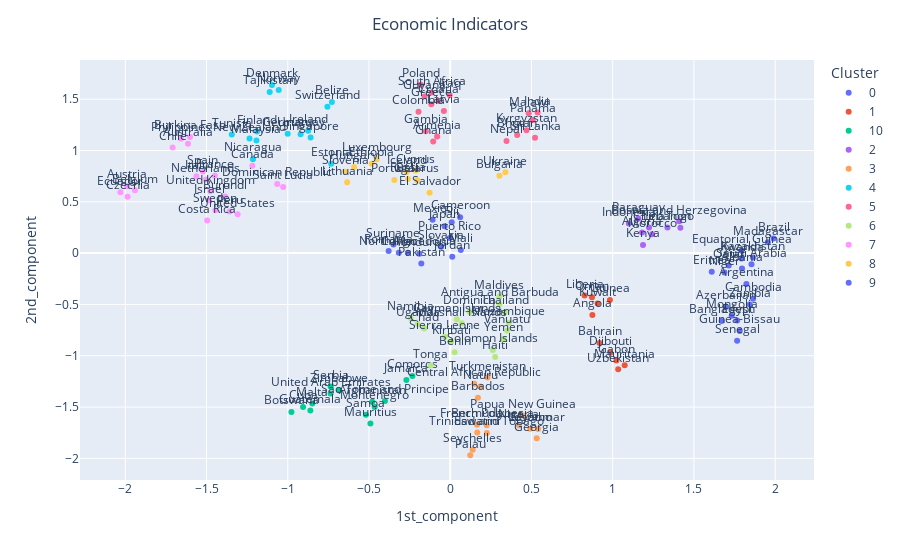
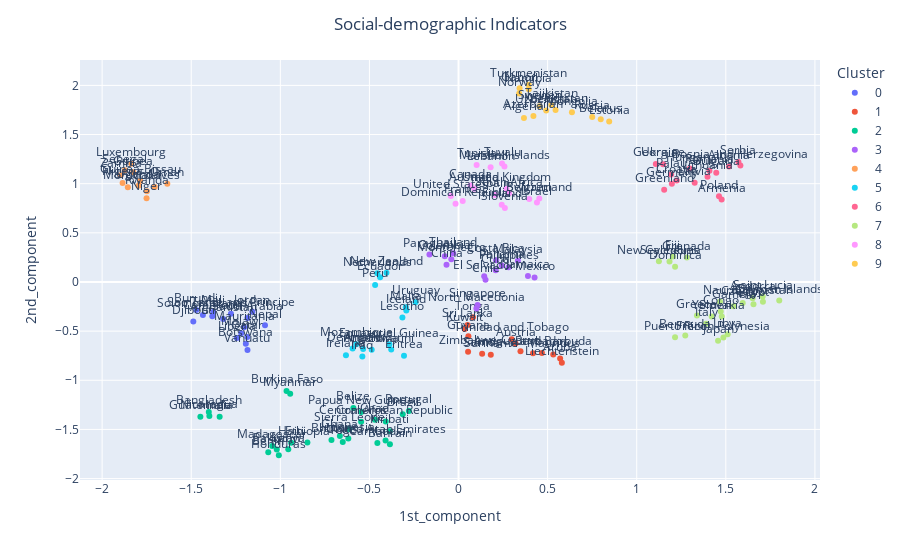
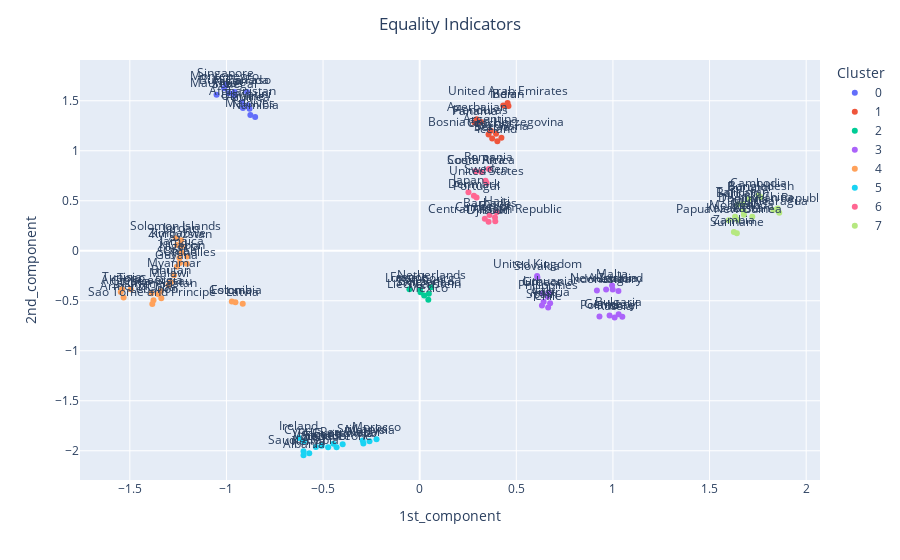
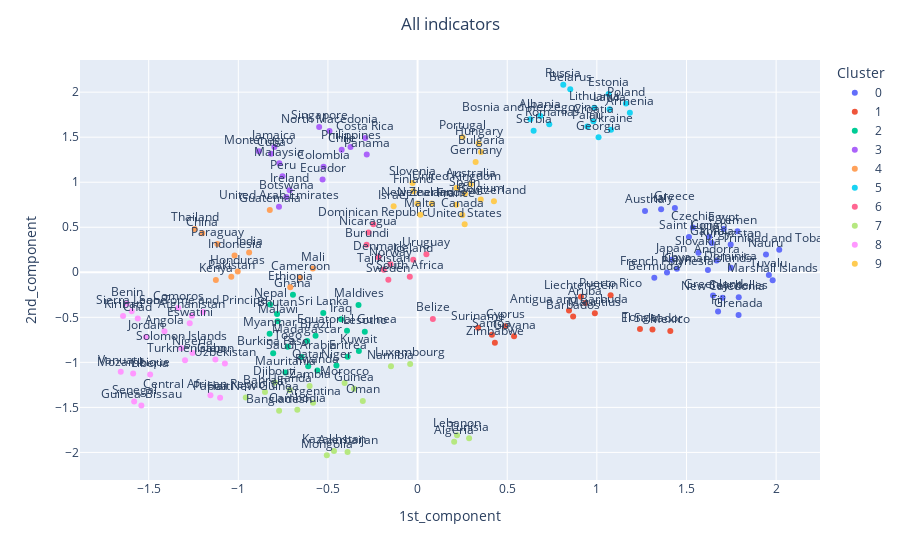

Write notebook code for charts like these, in order.
### Code cell
for ind in ind_dict:
    df_norm = df_dict[ind]

    # Apply the TSNE chosen for that indicator
    df_tsne = pd.DataFrame(tsne_dict[ind].fit_transform(df_norm))

    # Scale the result
    scaled_df = pd.DataFrame(StandardScaler().fit_transform(df_tsne), index = df_norm.index, columns = [col_1comp, col_2comp])
    
    # Apply Affinity Propagation
    affinity = afprop_dict[ind].fit(scaled_df)

    # Update the DataFrame with the resulting Cluster labels
    labels_affinity = affinity.labels_
    df_dict[ind].loc[:, col_cluster] = labels_affinity
    scaled_df[col_cluster] = labels_affinity
    scaled_df[col_cluster] = scaled_df[col_cluster].astype(str)

    # Show the resulting chart
    fig = px.scatter(scaled_df, x = col_1comp, y = col_2comp, text = scaled_df.index, size_max=100, color=col_cluster, category_orders={col_cluster: sort(list(set(scaled_df.loc[:, col_cluster])))})
    fig.update_layout(title_text=ind, title_x=0.5)
    fig.update_traces(textposition='top center')
    fig.show()

### Figure 1 — Plotly figure (JSON) as saved in the notebook; plotly's stock layout.template omitted (floating-point values rounded to 4 significant figures)
{"data": [{"hovertemplate": "Cluster=0<br>1st_component=%{x}<br>2nd_component=%{y}<br>Country=%{text}<extra></extra>", "legendgroup": "0", "marker": {"color": "#636efa", "symbol": "circle"}, "mode": "markers+text", "name": "0", "orientation": "v", "showlegend": true, "text": ["Albania", "Argentina", "Azerbaijan", "Bangladesh", "Brazil", "Cambodia", "Egypt", "Equatorial Guinea", "Eritrea", "Guinea-Bissau", "Kazakhstan", "Madagascar", "Mongolia", "Niger", "Qatar", "Rwanda", "Saudi Arabia", "Senegal", "Zambia"], "textposition": "top center", "type": "scatter", "x": [1.796, 1.823, 1.699, 1.671, 1.99, 1.864, 1.766, 1.793, 1.61, 1.782, 1.864, 1.955, 1.733, 1.688, 1.714, 1.793, 1.854, 1.766, 1.843], "xaxis": "x", "y": [-0.1499, -0.3021, -0.5232, -0.6616, 0.1436, -0.4443, -0.6577, 0.0229, -0.181, -0.7589, -0.04212, 0.1051, -0.6106, -0.19, -0.12, -0.05141, -0.1091, -0.8531, -0.4996], "yaxis": "y"}, {"hovertemplate": "Cluster=1<br>1st_component=%{x}<br>2nd_component=%{y}<br>Country=%{text}<extra></extra>", "legendgroup": "1", "marker": {"color": "#EF553B", "symbol": "circle"}, "mode": "markers+text", "name": "1", "orientation": "v", "showlegend": true, "text": ["Angola", "Bahrain", "Djibouti", "Gabon", "Guinea", "Kuwait", "Liberia", "Mauritania", "Oman", "Uzbekistan"], "textposition": "top center", "type": "scatter", "x": [0.8751, 0.9189, 0.9857, 1.022, 0.9829, 0.9069, 0.8267, 1.074, 0.8726, 1.034], "xaxis": "x", "y": [-0.6033, -0.8759, -0.9707, -1.045, -0.4572, -0.4917, -0.4134, -1.093, -0.431, -1.133], "yaxis": "y"}, {"hovertemplate": "Cluster=10<br>1st_component=%{x}<br>2nd_component=%{y}<br>Country=%{text}<extra></extra>", "legendgroup": "10", "marker": {"color": "#00cc96", "symbol": "circle"}, "mode": "markers+text", "name": "10", "orientation": "v", "showlegend": true, "text": ["Afghanistan", "Botswana", "Comoros", "Cuba", "Guatemala", "Jamaica", "Malta", "Mauritius", "Montenegro", "Samoa", "Sao Tome and Principe", "Serbia", "United Arab Emirates", "Zimbabwe"], "textposition": "top center", "type": "scatter", "x": [-0.4797, -0.9773, -0.2325, -0.9057, -0.8609, -0.2697, -0.8486, -0.491, -0.4649, -0.5191, -0.4018, -0.7358, -0.7363, -0.6843], "xaxis": "x", "y": [-1.449, -1.548, -1.198, -1.499, -1.534, -1.237, -1.465, -1.66, -1.499, -1.575, -1.441, -1.299, -1.369, -1.335], "yaxis": "y"}, {"hovertemplate": "Cluster=2<br>1st_component=%{x}<br>2nd_component=%{y}<br>Country=%{text}<extra></extra>", "legendgroup": "2", "marker": {"color": "#ab63fa", "symbol": "circle"}, "mode": "markers+text", "name": "2", "orientation": "v", "showlegend": true, "text": ["Algeria", "Bosnia and Herzegovina", "China", "Indonesia", "Kenya", "Lebanon", "Morocco", "Paraguay", "Togo"], "textposition": "top center", "type": "scatter", "x": [1.181, 1.409, 1.223, 1.099, 1.187, 1.337, 1.243, 1.157, 1.417], "xaxis": "x", "y": [0.2003, 0.3094, 0.2489, 0.289, 0.07892, 0.2508, 0.1838, 0.3384, 0.2478], "yaxis": "y"}, {"hovertemplate": "Cluster=3<br>1st_component=%{x}<br>2nd_component=%{y}<br>Country=%{text}<extra></extra>", "legendgroup": "3", "marker": {"color": "#FFA15A", "symbol": "circle"}, "mode": "markers+text", "name": "3", "orientation": "v", "showlegend": true, "text": ["Barbados", "Bermuda", "Central African Republic", "Eswatini", "French Polynesia", "Georgia", "Lesotho", "Myanmar", "Nauru", "Nigeria", "Palau", "Papua New Guinea", "Seychelles", "Trinidad and Tobago", "Turkmenistan"], "textposition": "top center", "type": "scatter", "x": [0.1705, 0.1652, 0.1476, 0.1665, 0.2245, 0.5325, 0.4929, 0.5411, 0.1854, 0.4232, 0.1233, 0.4455, 0.1385, 0.2257, 0.2301], "xaxis": "x", "y": [-1.409, -1.673, -1.272, -1.749, -1.676, -1.805, -1.711, -1.713, -1.3, -1.68, -1.97, -1.583, -1.915, -1.752, -1.212], "yaxis": "y"}, {"hovertemplate": "Cluster=4<br>1st_component=%{x}<br>2nd_component=%{y}<br>Country=%{text}<extra></extra>", "legendgroup": "4", "marker": {"color": "#19d3f3", "symbol": "circle"}, "mode": "markers+text", "name": "4", "orientation": "v", "showlegend": true, "text": ["Belize", "Denmark", "Estonia", "Finland", "Germany", "Ireland", "Malaysia", "New Zealand", "Nicaragua", "Norway", "Singapore", "Switzerland", "Tajikistan", "Tunisia", "Uruguay"], "textposition": "top center", "type": "scatter", "x": [-0.7282, -1.097, -0.733, -1.189, -1.0, -0.8743, -1.193, -1.235, -1.214, -1.056, -0.8593, -0.7559, -1.111, -1.344, -0.9209], "xaxis": "x", "y": [1.473, 1.637, 0.8705, 1.186, 1.163, 1.192, 1.098, 1.118, 0.9157, 1.59, 1.126, 1.427, 1.57, 1.156, 1.158], "yaxis": "y"}, {"hovertemplate": "Cluster=5<br>1st_component=%{x}<br>2nd_component=%{y}<br>Country=%{text}<extra></extra>", "legendgroup": "5", "marker": {"color": "#FF6692", "symbol": "circle"}, "mode": "markers+text", "name": "5", "orientation": "v", "showlegend": true, "text": ["Armenia", "Bhutan", "Colombia", "Croatia", "Gambia", "Ghana", "Greece", "Guyana", "India", "Iraq", "Kyrgyzstan", "Latvia", "Malawi", "Nepal", "Panama", "Poland", "South Africa", "Sri Lanka"], "textposition": "top center", "type": "scatter", "x": [-0.08063, 0.412, -0.1952, -0.07236, -0.1502, -0.1049, -0.1161, -0.1578, 0.5379, -0.003462, 0.4694, -0.03896, 0.4829, 0.3463, 0.508, -0.1813, -0.1152, 0.522], "xaxis": "x", "y": [1.137, 1.152, 1.377, 1.482, 1.188, 1.089, 1.451, 1.526, 1.369, 1.54, 1.198, 1.384, 1.363, 1.093, 1.297, 1.641, 1.566, 1.124], "yaxis": "y"}, {"hovertemplate": "Cluster=6<br>1st_component=%{x}<br>2nd_component=%{y}<br>Country=%{text}<extra></extra>", "legendgroup": "6", "marker": {"color": "#B6E880", "symbol": "circle"}, "mode": "markers+text", "name": "6", "orientation": "v", "showlegend": true, "text": ["Antigua and Barbuda", "Benin", "Cayman Islands", "Chad", "Dominica", "Haiti", "Kiribati", "Maldives", "Marshall Islands", "Mozambique", "Namibia", "Sierra Leone", "Solomon Islands", "Thailand", "Tonga", "Uganda", "Vanuatu", "Yemen"], "textposition": "top center", "type": "scatter", "x": [0.3037, 0.02703, 0.04042, -0.1596, 0.1196, 0.2766, 0.005544, 0.3024, 0.07127, 0.3609, -0.2438, -0.0329, 0.2626, 0.3357, -0.1195, -0.2012, 0.3497, 0.3286], "xaxis": "x", "y": [-0.4977, -0.9667, -0.6448, -0.7356, -0.5733, -1.012, -0.8619, -0.4232, -0.6842, -0.6797, -0.6313, -0.8151, -0.9451, -0.5754, -1.095, -0.6917, -0.7572, -0.8333], "yaxis": "y"}, {"hovertemplate": "Cluster=7<br>1st_component=%{x}<br>2nd_component=%{y}<br>Country=%{text}<extra></extra>", "legendgroup": "7", "marker": {"color": "#FF97FF", "symbol": "circle"}, "mode": "markers+text", "name": "7", "orientation": "v", "showlegend": true, "text": ["Australia", "Austria", "Belgium", "Burkina Faso", "Burundi", "Canada", "Chile", "Costa Rica", "Czechia", "Dominican Republic", "Ecuador", "France", "Israel", "Italy", "Netherlands", "Peru", "Philippines", "Saint Lucia", "Spain", "Sweden", "United Kingdom", "United States"], "textposition": "top center", "type": "scatter", "x": [-1.614, -1.989, -1.941, -1.601, -1.385, -1.218, -1.709, -1.496, -1.986, -1.065, -2.03, -1.449, -1.484, -1.562, -1.503, -1.358, -1.657, -1.028, -1.522, -1.446, -1.476, -1.308], "xaxis": "x", "y": [1.066, 0.6517, 0.6121, 1.131, 0.5519, 0.8503, 1.028, 0.3174, 0.5484, 0.6737, 0.5929, 0.7549, 0.5121, 0.7487, 0.7186, 0.4053, 1.114, 0.6438, 0.7944, 0.4179, 0.6019, 0.3782], "yaxis": "y"}, {"hovertemplate": "Cluster=8<br>1st_component=%{x}<br>2nd_component=%{y}<br>Country=%{text}<extra></extra>", "legendgroup": "8", "marker": {"color": "#FECB52", "symbol": "circle"}, "mode": "markers+text", "name": "8", "orientation": "v", "showlegend": true, "text": ["Belarus", "Bulgaria", "Cyprus", "El Salvador", "Ethiopia", "Hungary", "Iceland", "Lithuania", "Luxembourg", "Portugal", "Russia", "Slovenia", "Ukraine"], "textposition": "top center", "type": "scatter", "x": [-0.2042, 0.3025, -0.2119, -0.1269, -0.4842, -0.5915, -0.2671, -0.6343, -0.452, -0.3439, -0.26, -0.647, 0.3395], "xaxis": "x", "y": [0.7103, 0.7548, 0.8057, 0.5879, 0.8704, 0.8395, 0.794, 0.6898, 0.9149, 0.7133, 0.7229, 0.7937, 0.787], "yaxis": "y"}, {"hovertemplate": "Cluster=9<br>1st_component=%{x}<br>2nd_component=%{y}<br>Country=%{text}<extra></extra>", "legendgroup": "9", "marker": {"color": "#636efa", "symbol": "circle"}, "mode": "markers+text", "name": "9", "orientation": "v", "showlegend": true, "text": ["Cameroon", "Congo", "Fiji", "Honduras", "Japan", "Jordan", "Mali", "Mexico", "North Macedonia", "Pakistan", "Puerto Rico", "Romania", "Slovakia", "Suriname"], "textposition": "top center", "type": "scatter", "x": [0.06102, -0.3163, 0.009055, -0.19, -0.03435, 0.01252, 0.06513, -0.1085, -0.261, -0.1778, -0.002241, -0.3793, -0.05526, -0.3492], "xaxis": "x", "y": [0.3499, 0.003354, 0.3, -0.006577, 0.2624, -0.03423, 0.03145, 0.3243, 0.003147, -0.1018, 0.1474, 0.02133, 0.0623, 0.08441], "yaxis": "y"}], "layout": {"legend": {"title": {"text": "Cluster"}, "tracegroupgap": 0}, "margin": {"t": 60}, "title": {"text": "Economic Indicators", "x": 0.5}, "xaxis": {"anchor": "y", "domain": [0, 1], "title": {"text": "1st_component"}}, "yaxis": {"anchor": "x", "domain": [0, 1], "title": {"text": "2nd_component"}}}}

### Figure 2 — Plotly figure (JSON) as saved in the notebook; plotly's stock layout.template omitted (floating-point values rounded to 4 significant figures)
{"data": [{"hovertemplate": "Cluster=0<br>1st_component=%{x}<br>2nd_component=%{y}<br>Country=%{text}<extra></extra>", "legendgroup": "0", "marker": {"color": "#636efa", "symbol": "circle"}, "mode": "markers+text", "name": "0", "orientation": "v", "showlegend": true, "text": ["Afghanistan", "Botswana", "Burundi", "Cameroon", "Djibouti", "Jordan", "Liberia", "Malawi", "Mali", "Mauritania", "Nepal", "Qatar", "Sao Tome and Principe", "Saudi Arabia", "Solomon Islands", "Vanuatu"], "textposition": "top center", "type": "scatter", "x": [-1.321, -1.194, -1.472, -1.382, -1.488, -1.157, -1.244, -1.22, -1.376, -1.204, -1.086, -1.185, -1.277, -1.185, -1.434, -1.184], "xaxis": "x", "y": [-0.3758, -0.6281, -0.2847, -0.3498, -0.4012, -0.3024, -0.569, -0.521, -0.3046, -0.4615, -0.4414, -0.5607, -0.3236, -0.3675, -0.3367, -0.6925], "yaxis": "y"}, {"hovertemplate": "Cluster=1<br>1st_component=%{x}<br>2nd_component=%{y}<br>Country=%{text}<extra></extra>", "legendgroup": "1", "marker": {"color": "#EF553B", "symbol": "circle"}, "mode": "markers+text", "name": "1", "orientation": "v", "showlegend": true, "text": ["Antigua and Barbuda", "Aruba", "Austria", "Barbados", "Cyprus", "Guyana", "Kuwait", "Liechtenstein", "Mauritius", "Samoa", "Sri Lanka", "Suriname", "Tonga", "Trinidad and Tobago", "Zimbabwe"], "textposition": "top center", "type": "scatter", "x": [0.418, 0.5701, 0.3198, 0.4681, 0.3478, 0.05536, 0.0343, 0.58, 0.5316, 0.1325, 0.05045, 0.1811, 0.08104, 0.2985, 0.05368], "xaxis": "x", "y": [-0.724, -0.7782, -0.6271, -0.7237, -0.7049, -0.5524, -0.4788, -0.8205, -0.7385, -0.7314, -0.4369, -0.7414, -0.3599, -0.5817, -0.7094], "yaxis": "y"}, {"hovertemplate": "Cluster=2<br>1st_component=%{x}<br>2nd_component=%{y}<br>Country=%{text}<extra></extra>", "legendgroup": "2", "marker": {"color": "#00cc96", "symbol": "circle"}, "mode": "markers+text", "name": "2", "orientation": "v", "showlegend": true, "text": ["Bahrain", "Bangladesh", "Belize", "Benin", "Bhutan", "Brazil", "Burkina Faso", "Cambodia", "Central African Republic", "Chad", "Comoros", "Ethiopia", "Ghana", "Guatemala", "Haiti", "Honduras", "India", "Indonesia", "Kenya", "Kiribati", "Madagascar", "Myanmar", "Nicaragua", "Pakistan", "Papua New Guinea", "Portugal", "Sierra Leone", "Togo", "United Arab Emirates"], "textposition": "top center", "type": "scatter", "x": [-0.385, -1.401, -0.5901, -1.068, -0.713, -0.3132, -0.9649, -0.4555, -0.4087, -0.4691, -0.5465, -0.8481, -0.6659, -1.449, -0.939, -1.008, -1.34, -0.6185, -0.9553, -0.3863, -1.045, -0.9446, -1.398, -1.02, -0.5461, -0.2784, -0.6131, -0.6496, -0.4095], "xaxis": "x", "y": [-1.652, -1.323, -1.281, -1.733, -1.607, -1.344, -1.109, -1.638, -1.418, -1.401, -1.422, -1.633, -1.568, -1.372, -1.634, -1.763, -1.37, -1.591, -1.702, -1.518, -1.667, -1.136, -1.364, -1.703, -1.322, -1.312, -1.498, -1.629, -1.612], "yaxis": "y"}, {"hovertemplate": "Cluster=3<br>1st_component=%{x}<br>2nd_component=%{y}<br>Country=%{text}<extra></extra>", "legendgroup": "3", "marker": {"color": "#ab63fa", "symbol": "circle"}, "mode": "markers+text", "name": "3", "orientation": "v", "showlegend": true, "text": ["Chile", "China", "Colombia", "Costa Rica", "Cuba", "El Salvador", "Jamaica", "Malaysia", "Mexico", "Montenegro", "North Macedonia", "Panama", "Paraguay", "Philippines", "Singapore", "Thailand"], "textposition": "top center", "type": "scatter", "x": [0.1515, -0.06743, -0.07732, 0.211, 0.2086, 0.1442, 0.3897, 0.3331, 0.4267, -0.04033, 0.1005, 0.2428, -0.1632, 0.2808, 0.1068, -0.03017], "xaxis": "x", "y": [0.02237, 0.1745, 0.261, 0.2219, 0.119, 0.05757, 0.05977, 0.2153, 0.04493, 0.2324, -0.2691, 0.1671, 0.2798, 0.1508, -0.235, 0.2915], "yaxis": "y"}, {"hovertemplate": "Cluster=4<br>1st_component=%{x}<br>2nd_component=%{y}<br>Country=%{text}<extra></extra>", "legendgroup": "4", "marker": {"color": "#FFA15A", "symbol": "circle"}, "mode": "markers+text", "name": "4", "orientation": "v", "showlegend": true, "text": ["Guinea", "Guinea-Bissau", "Luxembourg", "Maldives", "Morocco", "Niger", "Nigeria", "Oman", "Rwanda", "Senegal", "Uganda", "Zambia"], "textposition": "top center", "type": "scatter", "x": [-1.825, -1.787, -1.835, -1.705, -1.856, -1.751, -1.885, -1.634, -1.749, -1.873, -1.796, -1.896], "xaxis": "x", "y": [1.115, 1.027, 1.202, 0.9657, 0.9643, 0.852, 1.006, 0.999, 0.9228, 1.135, 0.9798, 1.087], "yaxis": "y"}, {"hovertemplate": "Cluster=5<br>1st_component=%{x}<br>2nd_component=%{y}<br>Country=%{text}<extra></extra>", "legendgroup": "5", "marker": {"color": "#19d3f3", "symbol": "circle"}, "mode": "markers+text", "name": "5", "orientation": "v", "showlegend": true, "text": ["Angola", "Argentina", "Denmark", "Ecuador", "Equatorial Guinea", "Eritrea", "Eswatini", "Iceland", "Iraq", "Ireland", "Lesotho", "Malta", "Mozambique", "Netherlands", "New Zealand", "Peru", "Uruguay"], "textposition": "top center", "type": "scatter", "x": [-0.5353, -0.4872, -0.5942, -0.4401, -0.3875, -0.306, -0.3777, -0.293, -0.5397, -0.6317, -0.3149, -0.2959, -0.5736, -0.4558, -0.4045, -0.4681, -0.2412], "xaxis": "x", "y": [-0.6816, -0.689, -0.6771, 0.04725, -0.634, -0.7496, -0.6881, -0.2911, -0.7582, -0.7452, -0.3619, -0.2575, -0.6331, 0.08856, 0.09301, -0.03007, -0.2061], "yaxis": "y"}, {"hovertemplate": "Cluster=6<br>1st_component=%{x}<br>2nd_component=%{y}<br>Country=%{text}<extra></extra>", "legendgroup": "6", "marker": {"color": "#FF6692", "symbol": "circle"}, "mode": "markers+text", "name": "6", "orientation": "v", "showlegend": true, "text": ["Albania", "Armenia", "Bosnia and Herzegovina", "Bulgaria", "Croatia", "Georgia", "Germany", "Greenland", "Hungary", "Latvia", "Lithuania", "Palau", "Poland", "Romania", "Serbia", "Ukraine"], "textposition": "top center", "type": "scatter", "x": [1.518, 1.476, 1.582, 1.446, 1.225, 1.107, 1.197, 1.154, 1.298, 1.325, 1.397, 1.193, 1.462, 1.408, 1.571, 1.148], "xaxis": "x", "y": [1.176, 0.8398, 1.184, 1.112, 1.032, 1.201, 0.9999, 0.938, 1.153, 1.01, 1.07, 1.092, 0.8714, 1.132, 1.222, 1.198], "yaxis": "y"}, {"hovertemplate": "Cluster=7<br>1st_component=%{x}<br>2nd_component=%{y}<br>Country=%{text}<extra></extra>", "legendgroup": "7", "marker": {"color": "#B6E880", "symbol": "circle"}, "mode": "markers+text", "name": "7", "orientation": "v", "showlegend": true, "text": ["Andorra", "Bermuda", "Cayman Islands", "Congo", "Czechia", "Dominica", "Egypt", "Fiji", "French Polynesia", "Gambia", "Greece", "Grenada", "Italy", "Japan", "Kyrgyzstan", "Libya", "Nauru", "New Caledonia", "Puerto Rico", "Saint Lucia", "Seychelles", "Slovakia", "Yemen"], "textposition": "top center", "type": "scatter", "x": [1.65, 1.273, 1.8, 1.472, 1.595, 1.215, 1.655, 1.203, 1.487, 1.543, 1.338, 1.281, 1.39, 1.457, 1.708, 1.511, 1.467, 1.125, 1.215, 1.707, 1.184, 1.477, 1.421], "xaxis": "x", "y": [-0.1649, -0.5434, -0.1874, -0.301, -0.2133, 0.1545, -0.2263, 0.26, -0.5659, -0.2467, -0.3401, 0.2499, -0.4238, -0.5989, -0.2019, -0.5323, -0.2022, 0.2103, -0.5631, -0.1466, 0.2079, -0.3503, -0.3522], "yaxis": "y"}, {"hovertemplate": "Cluster=8<br>1st_component=%{x}<br>2nd_component=%{y}<br>Country=%{text}<extra></extra>", "legendgroup": "8", "marker": {"color": "#FF97FF", "symbol": "circle"}, "mode": "markers+text", "name": "8", "orientation": "v", "showlegend": true, "text": ["Australia", "Belgium", "Canada", "Dominican Republic", "Finland", "France", "Israel", "Lebanon", "Marshall Islands", "Slovenia", "South Africa", "Spain", "Switzerland", "Tunisia", "Tuvalu", "United Kingdom", "United States"], "textposition": "top center", "type": "scatter", "x": [0.08941, 0.397, 0.06801, -0.01674, 0.2426, 0.02351, 0.4401, 0.1801, 0.2577, 0.26, 0.284, 0.2043, 0.4534, 0.1016, 0.2442, 0.2685, -0.04319], "xaxis": "x", "y": [0.9488, 0.8432, 0.9818, 0.7967, 0.7856, 0.825, 0.809, 1.166, 1.174, 0.7536, 0.9019, 0.885, 0.8499, 1.189, 1.205, 0.9477, 0.874], "yaxis": "y"}, {"hovertemplate": "Cluster=9<br>1st_component=%{x}<br>2nd_component=%{y}<br>Country=%{text}<extra></extra>", "legendgroup": "9", "marker": {"color": "#FECB52", "symbol": "circle"}, "mode": "markers+text", "name": "9", "orientation": "v", "showlegend": true, "text": ["Algeria", "Azerbaijan", "Belarus", "Estonia", "Gabon", "Kazakhstan", "Mongolia", "Namibia", "Norway", "Russia", "Sweden", "Tajikistan", "Turkmenistan", "Uzbekistan"], "textposition": "top center", "type": "scatter", "x": [0.3672, 0.4203, 0.7981, 0.8455, 0.3427, 0.5445, 0.6366, 0.3943, 0.3403, 0.7505, 0.4554, 0.5206, 0.3937, 0.4919], "xaxis": "x", "y": [1.668, 1.688, 1.655, 1.632, 1.97, 1.75, 1.726, 1.96, 1.917, 1.677, 1.788, 1.801, 2.006, 1.746], "yaxis": "y"}], "layout": {"legend": {"title": {"text": "Cluster"}, "tracegroupgap": 0}, "margin": {"t": 60}, "title": {"text": "Social-demographic Indicators", "x": 0.5}, "xaxis": {"anchor": "y", "domain": [0, 1], "title": {"text": "1st_component"}}, "yaxis": {"anchor": "x", "domain": [0, 1], "title": {"text": "2nd_component"}}}}

### Figure 3 — Plotly figure (JSON) as saved in the notebook; plotly's stock layout.template omitted (floating-point values rounded to 4 significant figures)
{"data": [{"hovertemplate": "Cluster=0<br>1st_component=%{x}<br>2nd_component=%{y}<br>Country=%{text}<extra></extra>", "legendgroup": "0", "marker": {"color": "#636efa", "symbol": "circle"}, "mode": "markers+text", "name": "0", "orientation": "v", "showlegend": true, "text": ["Afghanistan", "Burkina Faso", "Canada", "Eswatini", "Guinea", "Maldives", "Mauritius", "Montenegro", "Namibia", "Niger", "Senegal", "Singapore", "Ukraine"], "textposition": "top center", "type": "scatter", "x": [-0.9183, -0.9576, -0.8934, -0.8881, -0.8804, -0.8762, -1.051, -1.012, -0.8514, -0.988, -0.9586, -1.004, -0.9147], "xaxis": "x", "y": [1.485, 1.586, 1.589, 1.455, 1.42, 1.359, 1.56, 1.625, 1.337, 1.575, 1.551, 1.66, 1.427], "yaxis": "y"}, {"hovertemplate": "Cluster=1<br>1st_component=%{x}<br>2nd_component=%{y}<br>Country=%{text}<extra></extra>", "legendgroup": "1", "marker": {"color": "#EF553B", "symbol": "circle"}, "mode": "markers+text", "name": "1", "orientation": "v", "showlegend": true, "text": ["Argentina", "Azerbaijan", "Benin", "Bosnia and Herzegovina", "Botswana", "Czechia", "Honduras", "Iceland", "India", "Panama", "Serbia", "United Arab Emirates"], "textposition": "top center", "type": "scatter", "x": [0.3681, 0.2953, 0.4595, 0.3951, 0.4229, 0.3563, 0.3172, 0.4019, 0.4324, 0.2841, 0.3752, 0.4549], "xaxis": "x", "y": [1.199, 1.316, 1.448, 1.17, 1.13, 1.162, 1.287, 1.096, 1.452, 1.283, 1.122, 1.478], "yaxis": "y"}, {"hovertemplate": "Cluster=2<br>1st_component=%{x}<br>2nd_component=%{y}<br>Country=%{text}<extra></extra>", "legendgroup": "2", "marker": {"color": "#00cc96", "symbol": "circle"}, "mode": "markers+text", "name": "2", "orientation": "v", "showlegend": true, "text": ["Belgium", "France", "Liechtenstein", "Luxembourg", "Mexico", "Netherlands", "Switzerland"], "textposition": "top center", "type": "scatter", "x": [0.004228, -0.05313, 0.02318, 0.001549, 0.04468, 0.05974, 0.04732], "xaxis": "x", "y": [-0.415, -0.3841, -0.448, -0.389, -0.4907, -0.3642, -0.4294], "yaxis": "y"}, {"hovertemplate": "Cluster=3<br>1st_component=%{x}<br>2nd_component=%{y}<br>Country=%{text}<extra></extra>", "legendgroup": "3", "marker": {"color": "#ab63fa", "symbol": "circle"}, "mode": "markers+text", "name": "3", "orientation": "v", "showlegend": true, "text": ["Australia", "Austria", "Bulgaria", "Chile", "Germany", "Greece", "Hungary", "Indonesia", "Israel", "Italy", "Lithuania", "Malta", "New Zealand", "Philippines", "Poland", "Russia", "Slovakia", "Spain", "United Kingdom"], "textposition": "top center", "type": "scatter", "x": [0.9987, 0.6749, 1.03, 0.6648, 0.9826, 0.6361, 1.028, 0.9171, 1.049, 0.6414, 0.668, 0.9956, 0.9646, 0.6622, 0.9303, 1.009, 0.6091, 0.6327, 0.6076], "xaxis": "x", "y": [-0.3877, -0.5261, -0.6344, -0.5678, -0.6469, -0.4279, -0.4013, -0.3975, -0.6596, -0.5108, -0.4205, -0.3471, -0.3874, -0.4596, -0.6567, -0.6671, -0.2677, -0.5477, -0.2521], "yaxis": "y"}, {"hovertemplate": "Cluster=4<br>1st_component=%{x}<br>2nd_component=%{y}<br>Country=%{text}<extra></extra>", "legendgroup": "4", "marker": {"color": "#FFA15A", "symbol": "circle"}, "mode": "markers+text", "name": "4", "orientation": "v", "showlegend": true, "text": ["Angola", "Armenia", "Bhutan", "Colombia", "Cuba", "Estonia", "Gabon", "Georgia", "Guinea-Bissau", "Guyana", "Jamaica", "Jordan", "Kyrgyzstan", "Latvia", "Lebanon", "Malawi", "Myanmar", "Nigeria", "Oman", "Sao Tome and Principe", "Seychelles", "Solomon Islands", "Togo", "Tunisia", "Turkmenistan", "Zimbabwe"], "textposition": "top center", "type": "scatter", "x": [-1.547, -1.532, -1.288, -0.9536, -1.337, -0.9721, -1.205, -1.34, -1.387, -1.257, -1.232, -1.235, -1.231, -0.9157, -1.377, -1.299, -1.271, -1.243, -1.241, -1.384, -1.205, -1.262, -1.495, -1.54, -1.352, -1.256], "xaxis": "x", "y": [-0.4136, -0.4679, -0.3148, -0.5147, -0.4758, -0.5076, -0.05663, -0.406, -0.4238, -0.1602, -0.01932, 0.106, 0.04817, -0.5287, -0.495, -0.3416, -0.2444, -0.07319, -0.1222, -0.5316, -0.1298, 0.1263, -0.3858, -0.3841, -0.4357, 0.05752], "yaxis": "y"}, {"hovertemplate": "Cluster=5<br>1st_component=%{x}<br>2nd_component=%{y}<br>Country=%{text}<extra></extra>", "legendgroup": "5", "marker": {"color": "#19d3f3", "symbol": "circle"}, "mode": "markers+text", "name": "5", "orientation": "v", "showlegend": true, "text": ["Albania", "Algeria", "Cyprus", "Ecuador", "Guatemala", "Ireland", "Kenya", "Malaysia", "Morocco", "Nepal", "Peru", "Saudi Arabia", "Sierra Leone", "Sri Lanka", "Vanuatu"], "textposition": "top center", "type": "scatter", "x": [-0.6011, -0.507, -0.5996, -0.4738, -0.3984, -0.6249, -0.5715, -0.2597, -0.2234, -0.2915, -0.4465, -0.6011, -0.4301, -0.2949, -0.5372], "xaxis": "x", "y": [-2.045, -1.951, -1.909, -1.965, -1.935, -1.871, -2.024, -1.906, -1.885, -1.926, -1.93, -2.005, -1.966, -1.897, -1.962], "yaxis": "y"}, {"hovertemplate": "Cluster=6<br>1st_component=%{x}<br>2nd_component=%{y}<br>Country=%{text}<extra></extra>", "legendgroup": "6", "marker": {"color": "#FF6692", "symbol": "circle"}, "mode": "markers+text", "name": "6", "orientation": "v", "showlegend": true, "text": ["Barbados", "Cameroon", "Central African Republic", "Costa Rica", "Denmark", "Djibouti", "Egypt", "Haiti", "Japan", "Portugal", "Romania", "South Africa", "Sweden", "United States"], "textposition": "top center", "type": "scatter", "x": [0.3615, 0.337, 0.3911, 0.2896, 0.2805, 0.3563, 0.3897, 0.3981, 0.2524, 0.2943, 0.3577, 0.3182, 0.3407, 0.3463], "xaxis": "x", "y": [0.3566, 0.321, 0.296, 0.7951, 0.5506, 0.2905, 0.3325, 0.3842, 0.5856, 0.5325, 0.8168, 0.7864, 0.6989, 0.678], "yaxis": "y"}, {"hovertemplate": "Cluster=7<br>1st_component=%{x}<br>2nd_component=%{y}<br>Country=%{text}<extra></extra>", "legendgroup": "7", "marker": {"color": "#B6E880", "symbol": "circle"}, "mode": "markers+text", "name": "7", "orientation": "v", "showlegend": true, "text": ["Bahrain", "Bangladesh", "Burundi", "Cambodia", "China", "Dominican Republic", "Kazakhstan", "Mali", "Mongolia", "Nicaragua", "Papua New Guinea", "Suriname", "Tajikistan", "Thailand", "Uganda", "Zambia"], "textposition": "top center", "type": "scatter", "x": [1.647, 1.766, 1.704, 1.753, 1.852, 1.831, 1.646, 1.678, 1.632, 1.861, 1.599, 1.641, 1.673, 1.677, 1.721, 1.626], "xaxis": "x", "y": [0.462, 0.5343, 0.5171, 0.5558, 0.4214, 0.4065, 0.3106, 0.3592, 0.3406, 0.3796, 0.3039, 0.1742, 0.4687, 0.3955, 0.34, 0.1874], "yaxis": "y"}], "layout": {"legend": {"title": {"text": "Cluster"}, "tracegroupgap": 0}, "margin": {"t": 60}, "title": {"text": "Equality Indicators", "x": 0.5}, "xaxis": {"anchor": "y", "domain": [0, 1], "title": {"text": "1st_component"}}, "yaxis": {"anchor": "x", "domain": [0, 1], "title": {"text": "2nd_component"}}}}

### Figure 4 — Plotly figure (JSON) as saved in the notebook; plotly's stock layout.template omitted (floating-point values rounded to 4 significant figures)
{"data": [{"hovertemplate": "Cluster=0<br>1st_component=%{x}<br>2nd_component=%{y}<br>Country=%{text}<extra></extra>", "legendgroup": "0", "marker": {"color": "#636efa", "symbol": "circle"}, "mode": "markers+text", "name": "0", "orientation": "v", "showlegend": true, "text": ["Andorra", "Austria", "Bermuda", "Cayman Islands", "Congo", "Czechia", "Dominica", "Egypt", "Fiji", "French Polynesia", "Gambia", "Greece", "Greenland", "Grenada", "Italy", "Japan", "Kyrgyzstan", "Libya", "Marshall Islands", "Nauru", "New Caledonia", "Saint Lucia", "Seychelles", "Slovakia", "Trinidad and Tobago", "Tuvalu", "Yemen"], "textposition": "top center", "type": "scatter", "x": [1.668, 1.269, 1.321, 1.62, 1.626, 1.536, 1.748, 1.708, 1.676, 1.391, 1.641, 1.435, 1.648, 1.791, 1.358, 1.417, 1.747, 1.447, 1.981, 1.943, 1.701, 1.514, 1.791, 1.567, 2.017, 1.96, 1.785], "xaxis": "x", "y": [0.1317, 0.6802, -0.06084, 0.02665, 0.3952, 0.4972, 0.0496, 0.4816, -0.4352, -0.001875, 0.3246, 0.713, -0.2568, -0.4747, 0.6992, 0.1394, 0.3092, 0.03793, -0.08794, 0.1983, -0.2836, 0.3917, -0.2766, 0.2159, 0.2496, -0.02965, 0.4556], "yaxis": "y"}, {"hovertemplate": "Cluster=1<br>1st_component=%{x}<br>2nd_component=%{y}<br>Country=%{text}<extra></extra>", "legendgroup": "1", "marker": {"color": "#EF553B", "symbol": "circle"}, "mode": "markers+text", "name": "1", "orientation": "v", "showlegend": true, "text": ["Antigua and Barbuda", "Aruba", "Barbados", "Cyprus", "El Salvador", "Guyana", "Liechtenstein", "Mauritius", "Mexico", "Puerto Rico", "Samoa", "Suriname", "Tonga", "Zimbabwe"], "textposition": "top center", "type": "scatter", "x": [0.8447, 0.936, 0.8678, 0.4882, 1.31, 0.5382, 0.9113, 0.9889, 1.41, 1.077, 0.4148, 0.3377, 1.241, 0.4311], "xaxis": "x", "y": [-0.4236, -0.3398, -0.4908, -0.5985, -0.6359, -0.7105, -0.2707, -0.456, -0.6523, -0.2545, -0.6938, -0.6169, -0.6307, -0.7821], "yaxis": "y"}, {"hovertemplate": "Cluster=2<br>1st_component=%{x}<br>2nd_component=%{y}<br>Country=%{text}<extra></extra>", "legendgroup": "2", "marker": {"color": "#00cc96", "symbol": "circle"}, "mode": "markers+text", "name": "2", "orientation": "v", "showlegend": true, "text": ["Bhutan", "Brazil", "Burkina Faso", "Equatorial Guinea", "Eritrea", "Ghana", "Iraq", "Kuwait", "Lesotho", "Madagascar", "Malawi", "Maldives", "Mauritania", "Myanmar", "Nepal", "Niger", "Qatar", "Rwanda", "Saudi Arabia", "Sri Lanka", "Togo"], "textposition": "top center", "type": "scatter", "x": [-0.7839, -0.5692, -0.8056, -0.3937, -0.3902, -0.6952, -0.4267, -0.3277, -0.2945, -0.616, -0.7813, -0.3295, -0.7373, -0.8253, -0.823, -0.4527, -0.6104, -0.5592, -0.6475, -0.5262, -0.7246], "xaxis": "x", "y": [-0.4642, -0.7044, -0.898, -0.6499, -0.9374, -0.2482, -0.5224, -0.873, -0.659, -0.7635, -0.5431, -0.3638, -1.113, -0.6824, -0.3567, -1.035, -1.042, -1.09, -0.9418, -0.4515, -0.828], "yaxis": "y"}, {"hovertemplate": "Cluster=3<br>1st_component=%{x}<br>2nd_component=%{y}<br>Country=%{text}<extra></extra>", "legendgroup": "3", "marker": {"color": "#ab63fa", "symbol": "circle"}, "mode": "markers+text", "name": "3", "orientation": "v", "showlegend": true, "text": ["Botswana", "Chile", "Colombia", "Costa Rica", "Cuba", "Ecuador", "Ireland", "Jamaica", "Malaysia", "Montenegro", "North Macedonia", "Panama", "Peru", "Philippines", "Singapore", "United Arab Emirates"], "textposition": "top center", "type": "scatter", "x": [-0.7316, -0.4234, -0.5246, -0.2921, -0.8174, -0.5299, -0.7137, -0.7988, -0.7713, -0.8852, -0.4912, -0.2836, -0.7535, -0.3741, -0.5491, -0.7732], "xaxis": "x", "y": [0.8368, 1.36, 1.171, 1.49, 1.317, 1.03, 0.9118, 1.392, 1.21, 1.344, 1.569, 1.307, 1.066, 1.392, 1.612, 0.7262], "yaxis": "y"}, {"hovertemplate": "Cluster=4<br>1st_component=%{x}<br>2nd_component=%{y}<br>Country=%{text}<extra></extra>", "legendgroup": "4", "marker": {"color": "#FFA15A", "symbol": "circle"}, "mode": "markers+text", "name": "4", "orientation": "v", "showlegend": true, "text": ["Cameroon", "China", "Ethiopia", "Guatemala", "Honduras", "India", "Indonesia", "Kenya", "Mali", "Pakistan", "Paraguay", "Thailand"], "textposition": "top center", "type": "scatter", "x": [-0.6557, -1.201, -0.7102, -0.8244, -1.003, -0.9397, -1.021, -1.125, -0.584, -1.039, -1.117, -1.243], "xaxis": "x", "y": [-0.05975, 0.4321, -0.1671, 0.6926, 0.008159, 0.219, 0.1866, -0.08623, 0.0413, -0.0487, 0.315, 0.4806], "yaxis": "y"}, {"hovertemplate": "Cluster=5<br>1st_component=%{x}<br>2nd_component=%{y}<br>Country=%{text}<extra></extra>", "legendgroup": "5", "marker": {"color": "#19d3f3", "symbol": "circle"}, "mode": "markers+text", "name": "5", "orientation": "v", "showlegend": true, "text": ["Albania", "Armenia", "Belarus", "Bosnia and Herzegovina", "Croatia", "Estonia", "Georgia", "Latvia", "Lithuania", "Palau", "Poland", "Romania", "Russia", "Serbia", "Ukraine"], "textposition": "top center", "type": "scatter", "x": [0.6846, 1.184, 0.8516, 0.6289, 0.9807, 1.066, 1.009, 1.071, 0.9866, 0.9467, 1.162, 0.7345, 0.8127, 0.6473, 1.079], "xaxis": "x", "y": [1.734, 1.772, 2.033, 1.7, 1.677, 1.98, 1.499, 1.811, 1.826, 1.617, 1.875, 1.644, 2.082, 1.571, 1.584], "yaxis": "y"}, {"hovertemplate": "Cluster=6<br>1st_component=%{x}<br>2nd_component=%{y}<br>Country=%{text}<extra></extra>", "legendgroup": "6", "marker": {"color": "#FF6692", "symbol": "circle"}, "mode": "markers+text", "name": "6", "orientation": "v", "showlegend": true, "text": ["Belize", "Burundi", "Denmark", "Dominican Republic", "Iceland", "Nicaragua", "Norway", "South Africa", "Sweden", "Tajikistan", "Uruguay"], "textposition": "top center", "type": "scatter", "x": [0.08515, -0.2843, -0.2179, -0.2466, -0.02428, -0.2739, -0.1511, -0.04348, -0.1631, -0.1884, 0.04914], "xaxis": "x", "y": [-0.5199, 0.306, 0.1661, 0.5343, 0.138, 0.4409, 0.09001, -0.05086, -0.08206, 0.02914, 0.2006], "yaxis": "y"}, {"hovertemplate": "Cluster=7<br>1st_component=%{x}<br>2nd_component=%{y}<br>Country=%{text}<extra></extra>", "legendgroup": "7", "marker": {"color": "#B6E880", "symbol": "circle"}, "mode": "markers+text", "name": "7", "orientation": "v", "showlegend": true, "text": ["Algeria", "Argentina", "Azerbaijan", "Bahrain", "Bangladesh", "Cambodia", "Djibouti", "Guinea", "Kazakhstan", "Lebanon", "Luxembourg", "Mongolia", "Morocco", "Namibia", "Oman", "Papua New Guinea", "Tunisia", "Uganda", "Zambia"], "textposition": "top center", "type": "scatter", "x": [0.2041, -0.583, -0.3907, -0.8514, -0.7724, -0.671, -0.7967, -0.3541, -0.4665, 0.22, -0.0415, -0.5063, -0.4071, -0.1485, -0.3056, -0.9584, 0.2873, -0.7134, -0.6023], "xaxis": "x", "y": [-1.881, -1.448, -1.995, -1.33, -1.538, -1.525, -1.224, -1.293, -1.983, -1.808, -1.018, -2.032, -1.23, -1.044, -1.428, -1.39, -1.844, -1.307, -1.262], "yaxis": "y"}, {"hovertemplate": "Cluster=8<br>1st_component=%{x}<br>2nd_component=%{y}<br>Country=%{text}<extra></extra>", "legendgroup": "8", "marker": {"color": "#FF97FF", "symbol": "circle"}, "mode": "markers+text", "name": "8", "orientation": "v", "showlegend": true, "text": ["Afghanistan", "Angola", "Benin", "Central African Republic", "Chad", "Comoros", "Eswatini", "Gabon", "Guinea-Bissau", "Haiti", "Jordan", "Kiribati", "Liberia", "Mozambique", "Nigeria", "Sao Tome and Principe", "Senegal", "Sierra Leone", "Solomon Islands", "Turkmenistan", "Uzbekistan", "Vanuatu"], "textposition": "top center", "type": "scatter", "x": [-1.259, -1.412, -1.622, -1.155, -1.561, -1.335, -1.271, -1.128, -1.541, -1.102, -1.515, -1.643, -1.492, -1.587, -1.256, -1.196, -1.581, -1.595, -1.318, -1.297, -1.075, -1.656], "xaxis": "x", "y": [-0.4827, -0.655, -0.3483, -1.366, -0.514, -0.3958, -0.5663, -0.9696, -1.48, -1.394, -0.7191, -0.4864, -1.135, -1.123, -0.8958, -0.4412, -1.435, -0.4339, -0.8426, -0.9764, -1.013, -1.103], "yaxis": "y"}, {"hovertemplate": "Cluster=9<br>1st_component=%{x}<br>2nd_component=%{y}<br>Country=%{text}<extra></extra>", "legendgroup": "9", "marker": {"color": "#FECB52", "symbol": "circle"}, "mode": "markers+text", "name": "9", "orientation": "v", "showlegend": true, "text": ["Australia", "Belgium", "Bulgaria", "Canada", "Finland", "France", "Germany", "Hungary", "Israel", "Malta", "Netherlands", "New Zealand", "Portugal", "Slovenia", "Spain", "Switzerland", "United Kingdom", "United States"], "textposition": "top center", "type": "scatter", "x": [0.2966, 0.3524, 0.3539, 0.2497, -0.02314, 0.2162, 0.3238, 0.3404, -0.1335, 0.01551, 0.07932, -0.001058, 0.251, -0.02796, 0.264, 0.4261, 0.2172, 0.2626], "xaxis": "x", "y": [0.9761, 0.8089, 1.336, 0.6358, 0.9009, 0.7509, 1.224, 1.433, 0.7321, 0.6384, 0.7632, 0.7644, 1.5, 0.9924, 0.8711, 0.7883, 0.9348, 0.532], "yaxis": "y"}], "layout": {"legend": {"title": {"text": "Cluster"}, "tracegroupgap": 0}, "margin": {"t": 60}, "title": {"text": "All indicators", "x": 0.5}, "xaxis": {"anchor": "y", "domain": [0, 1], "title": {"text": "1st_component"}}, "yaxis": {"anchor": "x", "domain": [0, 1], "title": {"text": "2nd_component"}}}}
